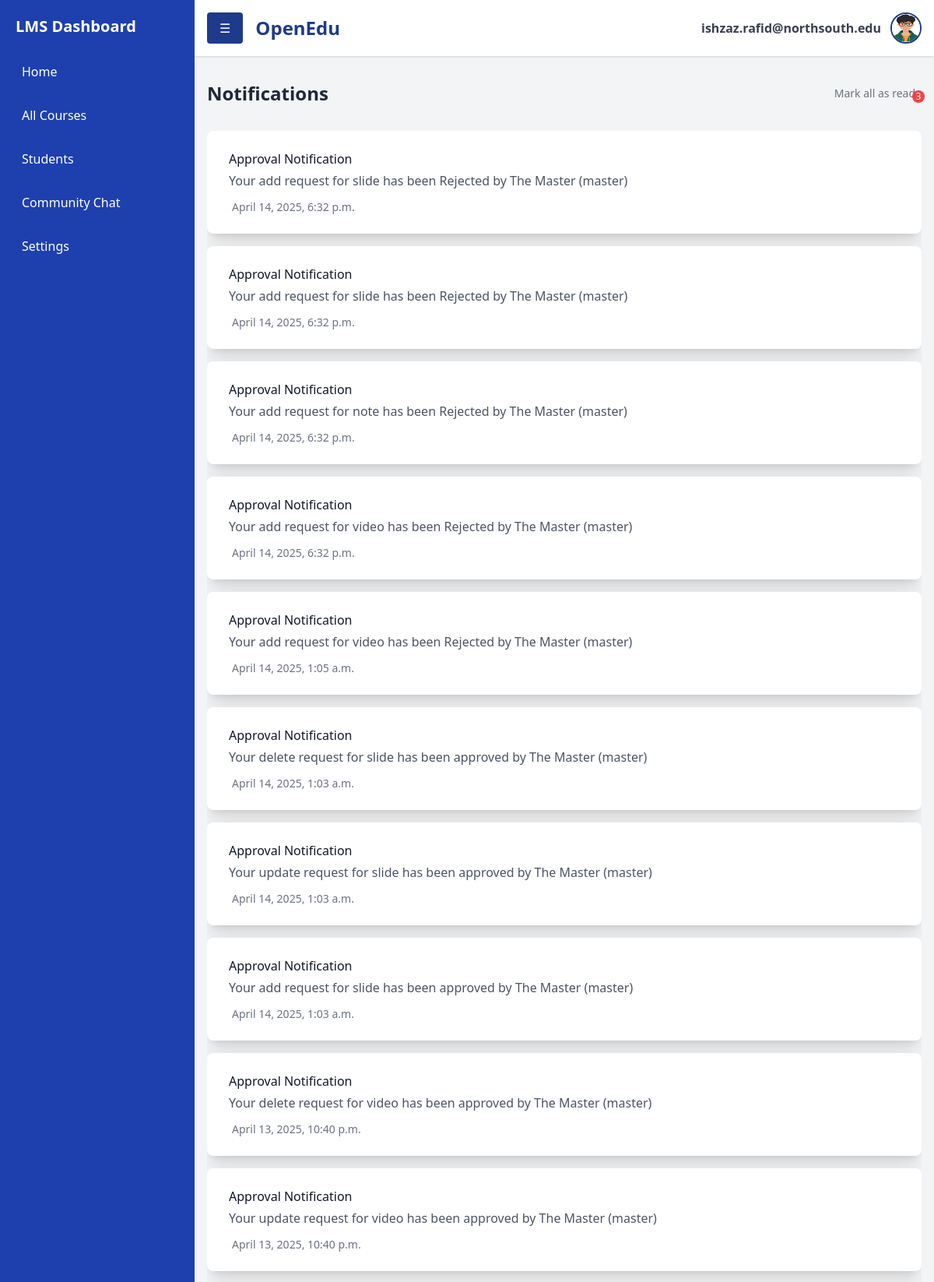
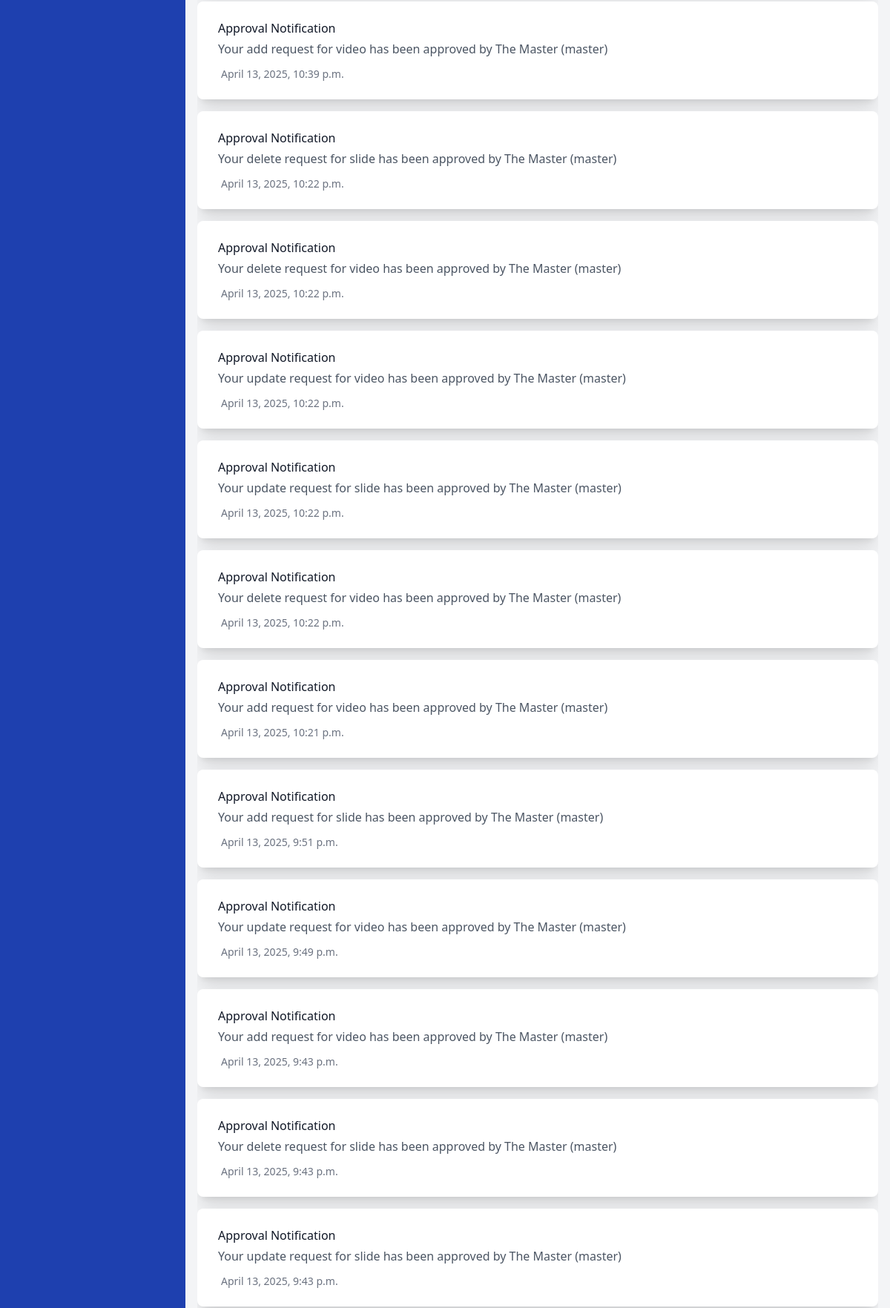
The app's page /notifications/ (signed in, upper part) with its own data (2 pictures, top to bottom).
### accounts/models.py (models this page shows, shortened)
class User(AbstractUser):
    contact = models.CharField(max_length=15, blank=True, null=True)
    profilepicture = models.ImageField(upload_to='images/profilepictures', blank=True, null=True,default='images/profilepictures/rafid1.jpg')
    role=models.TextField(default='user')
    course=models.IntegerField(default=-1)
    department=models.IntegerField(default=-1)
    groups = models.ManyToManyField(
        'auth.Group',
        related_name='custom_user_set',
        blank=True
    )
    user_permissions = models.ManyToManyField(
        'auth.Permission',
        related_name='custom_user_permissions_set',
        blank=True
    )

### notifications/models.py (models this page shows, shortened)
class Notification(models.Model):
    recievers = models.ManyToManyField(User, related_name="notifications")
    message = models.CharField(max_length=255)
    created_at = models.DateTimeField(auto_now_add=True)
    sender = models.ForeignKey(User, on_delete=models.CASCADE, related_name="sent_notifications")
    type=models.CharField(max_length=6)
    content_id= models.IntegerField(default=0, null=True, blank=True)
    real_content_id=models.IntegerField(default=0, null=True, blank=True)
    type=models.CharField(max_length=10)
    content_type=models.CharField(max_length=15)

### notifications/views.py (the view)
# urls.py: path('notifications/', include('notifications.urls')),
@login_required
def notifications(request):
    notifications = Notification.objects.filter(recievers=request.user).order_by('-created_at')
    context={'notifications':notifications}
    return render(request,"notifications.html",context)

### notifications/templates/notifications.html (shortened to what this page needs)
{% extends 'dashboard.html' %} {% block content %}
<div class="container mx-auto px-4 py-8">
  <div class="max-w-7xl mx-auto w-full">
    <div class="flex justify-between items-center mb-8">
      <h1 class="text-2xl font-bold text-gray-800">Notifications</h1>
      <div class="flex items-center space-x-2">
        <span class="text-sm text-gray-500">Mark all as read</span>
        <span class="relative">
          <span
            class="absolute -top-1 -right-1 bg-red-500 text-white text-xs rounded-full h-4 w-4 flex items-center justify-center"
            >3</span
          >
        </span>
      </div>
    </div>
    <div class="overflow-y-auto max-h-[70vh]">
      <div class="space-y-4">
        {%if notifications%} {% for notification in notifications %}
        {%if notification.type != 'inf'%}
        <div
          class="bg-white rounded-lg shadow-xl p-6 border-l-4 border-blue-500 w-full mx-auto"
        >
          <div class="flex justify-between items-start">
            <div class="flex-1">
              <h3 class="font-medium text-gray-900">
                New {{notification.type}} Request
              </h3>
              <p class="text-gray-600 mt-1">{{notification.message}}</p>
              <div class="flex items-center mt-3 text-sm text-gray-500">
                <i class="far fa-clock mr-1"></i>
                <span>{{notification.created_at}}</span>
              </div>
            </div>
            <div class="ml-4 flex flex-col items-end">
              <div class="flex space-x-2">
                <button
                  onclick="window.location.href='{% url 'approve_not' notification.id %}';"
                  class="px-4 py-2 bg-green-100 text-green-800 rounded-md hover:bg-green-200 transition-colors"
                >
                  Approve
                </button>
                <button
                  onclick="window.location.href='{% url 'reject_not' notification.id %}';"
                  class="px-4 py-2 bg-red-100 text-red-800 rounded-md hover:bg-red-200 transition-colors"
                >
                  Reject
                </button>
              </div>
              <a
                href="{% url 'view_not' notification.id %}"
                class="text-blue-600 text-sm hover:underline mt-2"
              >
                View Details
              </a>
            </div>
          </div>
        </div>
        {% else %}
        <div
          class="bg-white rounded-lg shadow-xl p-6 border-l-4 border-transparent w-full mx-auto"
        >
          <div class="flex justify-between items-start">
            <div class="flex-1">
              <h3 class="font-medium text-gray-900">Approval Notification</h3>
              <p class="text-gray-600 mt-1">{{notification.message}}</p>
              <div class="flex items-center mt-3 text-sm text-gray-500">
                <span>{{notification.created_at}}</span>
              </div>
            </div>
          </div>
        </div>
        {%endif%} {%endfor%}{%endif%}
      </div>
    </div>
  </div>
</div>
{% endblock %}

### home/templates/inc/header.html (shortened to what this page needs)
<header class="bg-white shadow p-4 flex justify-between items-center relative">
  <div class="flex items-center space-x-4">
    <button
      onclick="toggleSidebar()"
      class="bg-blue-900 text-white px-4 py-2 rounded"
    >
      ☰
    </button>
    <h1 class="text-2xl font-bold text-blue-900">OpenEdu</h1>
  </div>
  <div class="flex items-center space-x-3 relative">
    <span class="text-gray-700 font-semibold">
      {{ request.user.username }}
    </span>
    <a
      href="javascript:void(0);"
      onclick="toggleDropdownProfile()"
      class="w-10 h-10"
    >
      <img
        src="{{ request.user.profilepicture.url }}"
        alt="Profile"
        class="w-10 h-10 rounded-full border-2 border-blue-900"
      />
    </a>
  </div>
</header>

### records on screen
User: user.username "ishzaz.rafid@northsouth.edu", user.profilepicture (picture)
Notification: message "Your add request for slide has been Rejected by The Master (master)", created_at "April 14, 2025, 6:32 p.m."
Notification: message "Your add request for slide has been Rejected by The Master (master)", created_at "April 14, 2025, 6:32 p.m."
Notification: message "Your add request for note has been Rejected by The Master (master)", created_at "April 14, 2025, 6:32 p.m."
Notification: message "Your add request for video has been Rejected by The Master (master)", created_at "April 14, 2025, 6:32 p.m."
Notification: message "Your add request for video has been Rejected by The Master (master)", created_at "April 14, 2025, 1:05 a.m."
Notification: message "Your delete request for slide has been approved by The Master (master)", created_at "April 14, 2025, 1:03 a.m."
Notification: message "Your update request for slide has been approved by The Master (master)", created_at "April 14, 2025, 1:03 a.m."
Notification: message "Your add request for slide has been approved by The Master (master)", created_at "April 14, 2025, 1:03 a.m."
Notification: message "Your delete request for video has been approved by The Master (master)", created_at "April 13, 2025, 10:40 p.m."
Notification: message "Your update request for video has been approved by The Master (master)", created_at "April 13, 2025, 10:40 p.m."
Notification: message "Your add request for video has been approved by The Master (master)", created_at "April 13, 2025, 10:39 p.m."
Notification: message "Your delete request for slide has been approved by The Master (master)", created_at "April 13, 2025, 10:22 p.m."
Notification: message "Your delete request for video has been approved by The Master (master)", created_at "April 13, 2025, 10:22 p.m."
Notification: message "Your update request for video has been approved by The Master (master)", created_at "April 13, 2025, 10:22 p.m."
Notification: message "Your update request for slide has been approved by The Master (master)", created_at "April 13, 2025, 10:22 p.m."
Notification: message "Your delete request for video has been approved by The Master (master)", created_at "April 13, 2025, 10:22 p.m."
Notification: message "Your add request for video has been approved by The Master (master)", created_at "April 13, 2025, 10:21 p.m."
Notification: message "Your add request for slide has been approved by The Master (master)", created_at "April 13, 2025, 9:51 p.m."
Notification: message "Your update request for video has been approved by The Master (master)", created_at "April 13, 2025, 9:49 p.m."
Notification: message "Your add request for video has been approved by The Master (master)", created_at "April 13, 2025, 9:43 p.m."
Notification: message "Your delete request for slide has been approved by The Master (master)", created_at "April 13, 2025, 9:43 p.m."
Notification: message "Your update request for slide has been approved by The Master (master)", created_at "April 13, 2025, 9:43 p.m."
